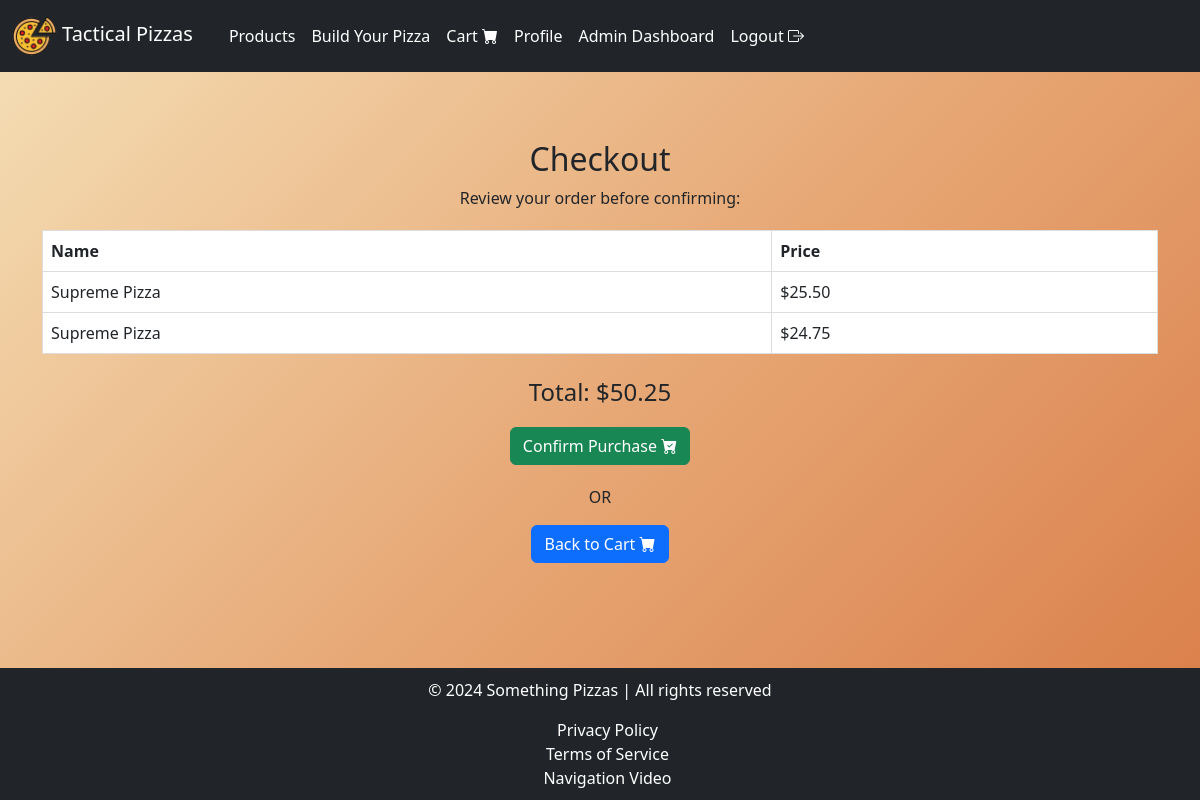
The page /products/checkout/ (signed in) on the database as committed earlier.
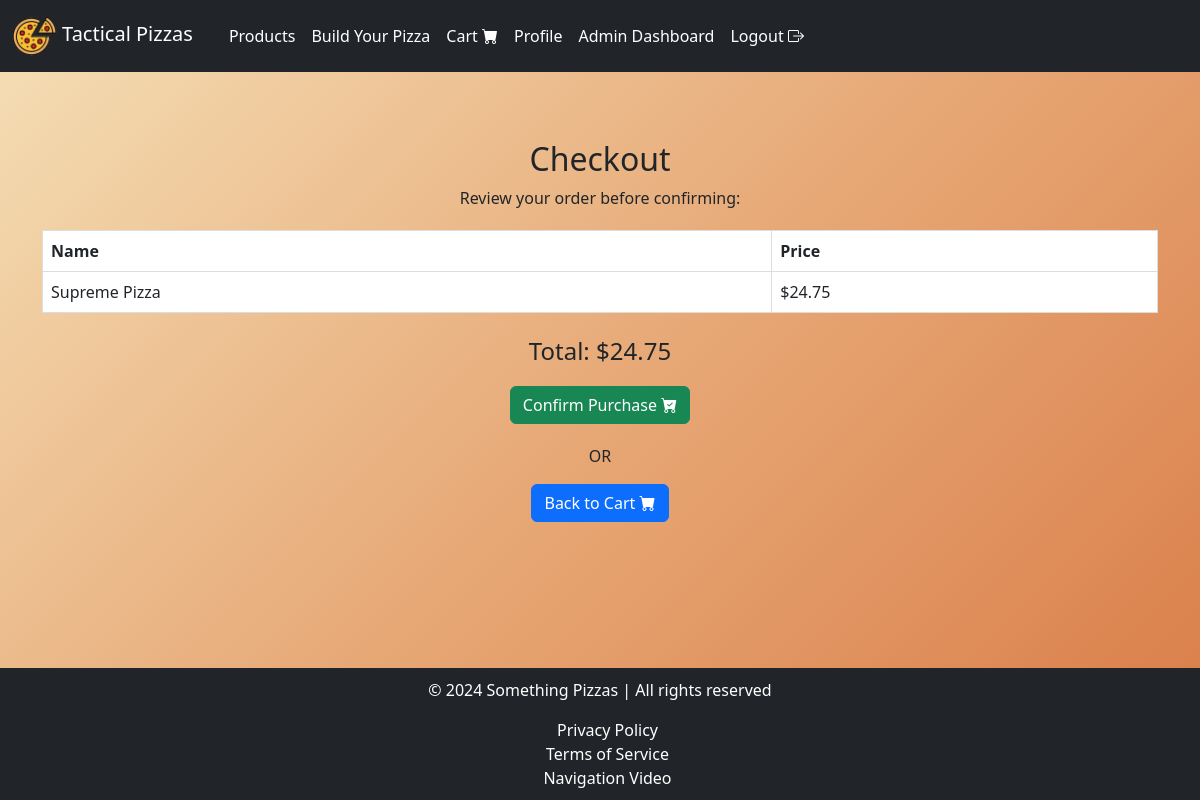
The same page on the database as committed later.
### products/models.py (models this page shows, shortened)
class CartItem(models.Model):
    user = models.ForeignKey(User, on_delete=models.CASCADE, related_name="cart_items")
    pizza_name = models.CharField(max_length=100)
    size = models.ForeignKey(Size, on_delete=models.CASCADE)
    crust = models.ForeignKey(Crust, on_delete=models.CASCADE)
    sauce = models.ForeignKey(Sauce, on_delete=models.CASCADE)
    toppings = models.ManyToManyField(Topping, blank=True)
    price = models.DecimalField(max_digits=6, decimal_places=2)

### products/views.py (the view, shortened to what this page needs)
# urls.py: path('checkout/', views.checkout, name='checkout'), # Checkout url
@cache_control(no_cache=True, must_revalidate=True, no_store=True)
@login_required
def checkout(request):
    cart_items = CartItem.objects.filter(user=request.user)
    total_price = sum(item.price for item in cart_items)
    return render(request, 'products/checkout.html', {'cart_items': cart_items, 'total_price': total_price})

### products/templates/products/checkout.html (shortened to what this page needs)
{% extends "layout.html" %}
{% load static %}
{% block navbar %}
    {% include "navbar.html" %}
{% endblock %}
{% block body %}
<div class="container my-5">
    <h2>Checkout</h2>
    <p>Review your order before confirming:</p>
    {% if cart_items %}
        <table class="table">
            <thead>
                <tr>
                    <th>Name</th>
                    <th>Price</th>
                </tr>
            </thead>
            <tbody>
                {% for item in cart_items %}
                <tr>
                    <td>{{ item.pizza_name }}</td>
                    <td>${{ item.price }}</td>
                </tr>
                {% endfor %}
            </tbody>
        </table>
        <h4 class="mt-4">Total: ${{ total_price }}</h4>
        <form method="post">
            <button type="submit" class="btn btn-success">Confirm Purchase <i class="bi bi-cart-check-fill"></i></button>
        </form>
        <p>OR</p>
        <a href="{% url 'cart' %}" class="btn btn-primary">Back to Cart <i class="bi bi-cart-fill"></i></a>
    {% else %}
        <p>Your cart is empty. <a href="{% url 'index' %}">Go back to shop <i class="bi bi-shop"></i></a>.</p>
    {% endif %}
</div>
{% endblock %}
{% block footer %}
    {% include "footer.html" %}
{% endblock %}

Rows that differ between the two databases and show on the page:
removed CartItem: pizza_name "Supreme Pizza", price "25.50"
Other text that changed with them:
{{ total_price }}: "50.25" → "24.75"
